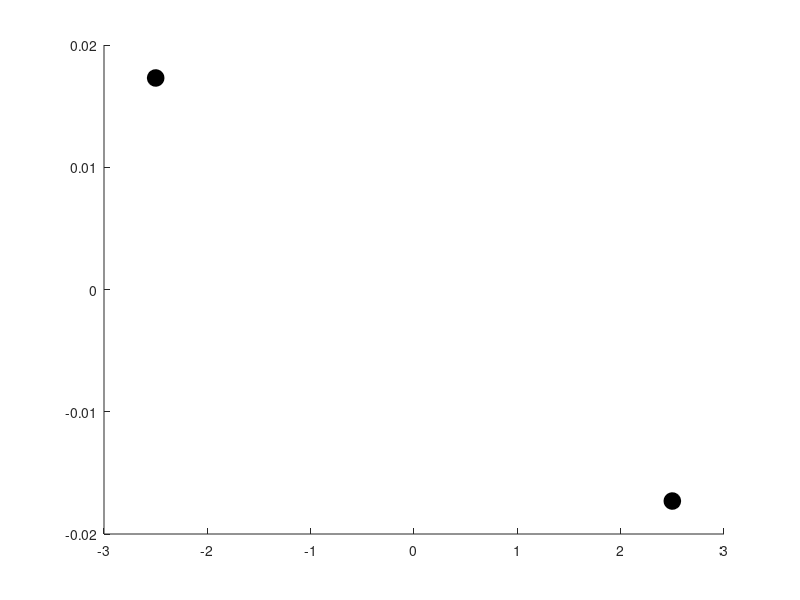

Reproduce this figure in MATLAB. (Note: this script raises an error after producing the figure.)
function black_hole_merge_simulation()
%phy para
G=1;
M1 =30; M2 = 30;
total_mass = M1 +M2;

%initial seperation
r=5;
theta=pi/2;

% intial pos(COM frame)
r1 = [ -r*M2 / total_mass, 0 ];
r2 = [  r*M1 / total_mass, 0 ];

%initial velocities(circular orbit velocity)
v = sqrt(G*total_mass/r);
v1 = [0, v*M2/total_mass];
v2 = [0, -v*M1/total_mass];

%time setup
dt = 0.01;
t_max = 50; %time dur for sim
steps = floor(t_max / dt);

%store pos
pos1 = nan(steps,2);
pos2 = nan(steps,2);
merged_pos = nan(steps,2);
merged = false;

for i = 1:steps
    if ~merged
        %relative dist
        r12 = r2-r1;
        dist = norm(r12);
        %grav force
        F = G*M1*M2/dist^3 *r12;

        %vel update
        v1 = v1+F/M1*dt;
        v2 = v2-F/M2*dt;

        %energy loss approximation(increased decay for fast merge)
        decay = 1 - 0.001;
        v1 = v1*decay;
        v2 = v2*decay;

        %pos update
        r1 = r1+v1*dt;
        r2 = r2+v2*dt;

        pos1(i,:) = r1;
        pos2(i,:) = r2;

        %merger condition
        if dist < 0.2
            merged = true;
            merge_position = (M1*r1+M2*r2)/total_mass;
            merged_pos(i,:) = merge_position;
        end
    else
        %after merger: one final BH remains at COM
        merged_pos(i,:) = merge_position;
    end
end

%animation
figure;
for i = 1:10:steps
    clf; hold on;

    %trajectory before merge
    plot(pos1(1:i,1),pos1(1:i,2),'r','LineWidth',1);
    plot(pos2(1:i,1),pos2(1:i,2),'b','LineWidth',1);

    if ~merged || (~isnan(pos2(i,1)) && norm(pos2(i,:)-pos1(1,:)) > 0.2)
        %still 2 BH
        plot(pos1(i,1),pos1(i,2),'ko','MarkerSize',12,'MarkerFaceColor','k');
        plot(pos2(i,1),pos2(i,2),'ko','MarkerSize',12,'MarkerFaceColor','k');
    else
        %after merge : single large BH
        plot(merged_pos(i,1),merged_pos(i,2), 'mo', 'MarkerSize', 18, 'MarkerFaceColor','m'),
    end

    title('Black Hole Collision Simulation:', i*dt);
    xlabel('x'); ylabel('y');
    axis equal;
    xlim([-r,r]);
    ylim([-r,r]);

    drawnow;
end
end